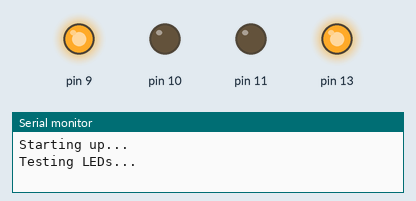
Recording of a sketch running on a simulated Arduino Uno, built with avr-gcc and run on an emulated ATmega328P. On the bench: output pins drawn as LEDs (lit = HIGH), the last lines printed to the serial monitor.

Above: at 0.1 s.
At 0.5 s:
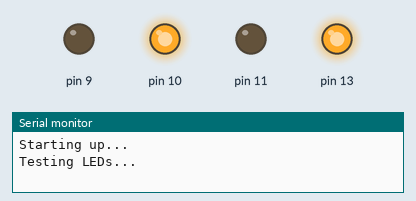
At 0.9 s:
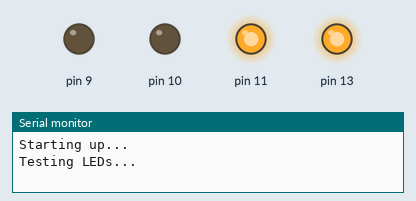
At 1.3 s:
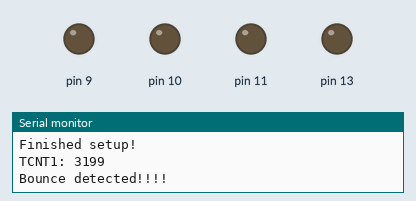
Timing chart, 0 to 2.8 s (numbered marks = the images above):
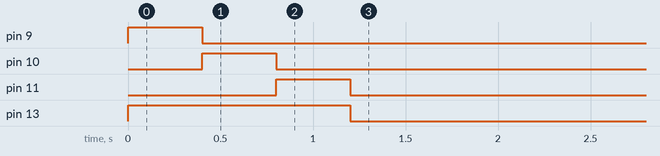

The sketch:

buttonCount2.ino
```cpp
/*--------------------------------------------------------------------
Name:   <Your Name>
Date:   <date you started working on the file>
Course: CSCE 236 Embedded Systems (Spring 2020)
File:   lab2_button_count.ino
HW/Lab: Lab 2, Button Count Code

Purp: A brief description of what this program does and
    the general solution strategy.

Doc:  <list the names of the people who you helped>
    <list the names of the people who assisted you>

Academic Integrity Statement: I certify that, while others may have
assisted me in brain storming, debugging and validating this program,
the program itself is my own work. I understand that submitting code
which is the work of other individuals is a violation of the honor
code.  I also understand that if I knowingly give my original work to
another individual is also a violation of the honor code.
--------------------------------------------------------------------*/

#include <Arduino.h>
//#include <avr/io.h>

// Definitions for Port B & D registors
#define PINB_Reg (*((volatile uint8_t *) 0x23))
#define DDRB_Reg (*((volatile uint8_t *) 0x24))
#define PORTB_Reg (*((volatile uint8_t *) 0x25))
#define PIND_Reg (*((volatile uint8_t *) 0x29))
#define DDRD_Reg (*((volatile uint8_t *) 0x2a))
#define PORTD_Reg (*((volatile uint8_t *) 0x2b))
// Definitions for LED assignments:
#define BOARD_LED 5   //pin 13 is PortB bit 5
#define RED_LED 1     //pin 9 is PortB bit 1
#define GREEN_LED 2  //pin 10 is PortB bit 2
#define BLUE_LED 3   //pin 11 is PortB bit 3

#define BUTTON 5


/**
 * Init all of the LEDs and test them
 **/
void LEDInit(){
 //Set pinmode for LEDs to output
  DDRB_Reg |= (1 << BOARD_LED);
  DDRB_Reg |= (1 << RED_LED);
  DDRB_Reg |= (1 << GREEN_LED);
  DDRB_Reg |= (1 << BLUE_LED);

  //Turn all off
  PORTB_Reg &= ~(1 << BOARD_LED); //clear output
  PORTB_Reg &= ~(1 << RED_LED);   //clear output
  PORTB_Reg &= ~(1 << GREEN_LED); //clear output
  PORTB_Reg &= ~(1 << BLUE_LED);  //clear output

  //Test LEDs
  Serial.println("Testing LEDs...");
  PORTB_Reg |= (1 << BOARD_LED);  //set output
  PORTB_Reg |= (1 << RED_LED);    //set output
  delay(400);
  PORTB_Reg &= ~(1 << RED_LED);   //clear output
  PORTB_Reg |= (1 << GREEN_LED);  //set output
  delay(400);
  PORTB_Reg &= ~(1 << GREEN_LED); //clear output
  PORTB_Reg |= (1 << BLUE_LED);   //set output
  delay(400);
  PORTB_Reg &= ~(1 << BLUE_LED);   //clear output
  PORTB_Reg &= ~(1 << BOARD_LED);   //clear output
  Serial.println("Finished LED testing!");
  }

void setup() {
  Serial.begin(9600);
  Serial.println("Starting up...");
  LEDInit();
  //Set pinmode for Button as input
  DDRD_Reg &= ~(1 << BUTTON);
  //Enable pullup
  PORTD_Reg |= (1 << BUTTON);  //set output to enable pullup resistor


  //Init counter1
  TCCR1A = 0; //Normal mode 0xffff top, rolls over
  TCCR1B &= ~(7);
  TCCR1B |= (0 << CS12) | (1 << CS10); //Clock prescaler 1024

  TCCR1C = 0;
  //Set counter to zero, high byte first
  TCNT1H = 0;
  TCNT1L = 0;
  //Make sure interrupts are disabled
  TIMSK1 = 0;
  TIFR1 = 0;

  Serial.println("Finished setup!");
  //timer();
}

int prev_count = 0;

void updateCount(){

  if(prev_count != TCNT1){

    Serial.print("TCNT1: ");
    Serial.println(TCNT1);
    if(TCNT1 - prev_count > 1){
      Serial.println("Bounce detected!!!!");
    }
    prev_count = TCNT1;
    delay(300);
  }
}

unsigned long startTime, endTime;

void timer() {
  TCNT1H = 0;
  TCNT1L = 0;

  //Serial.print(TCNT1);
  Serial.println(TCNT1);
  TIFR1 &= (~(1 << TOV1));
  startTime = micros();
  while (TCNT1 != 0xFFFF)
  {/*
   Serial.print(TCNT1L);
  Serial.println(TCNT1H);

  */
  asm volatile("nop");
  }
  endTime = micros();

  Serial.println("end");
  Serial.println(endTime - startTime);
}


void loop() {
  //timer();
  /*
 Serial.print("TCNT1: ");
 Serial.println(TCNT1);
  */
  updateCount();
}
```
